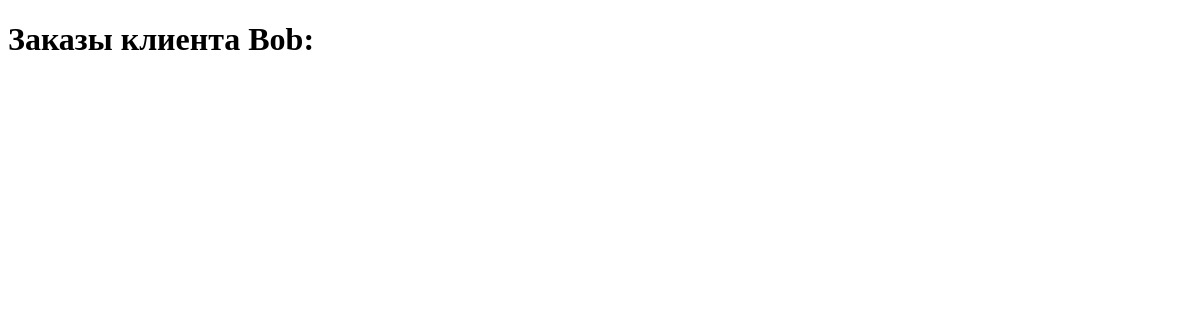
Page /orders/1/ on the earlier database version.
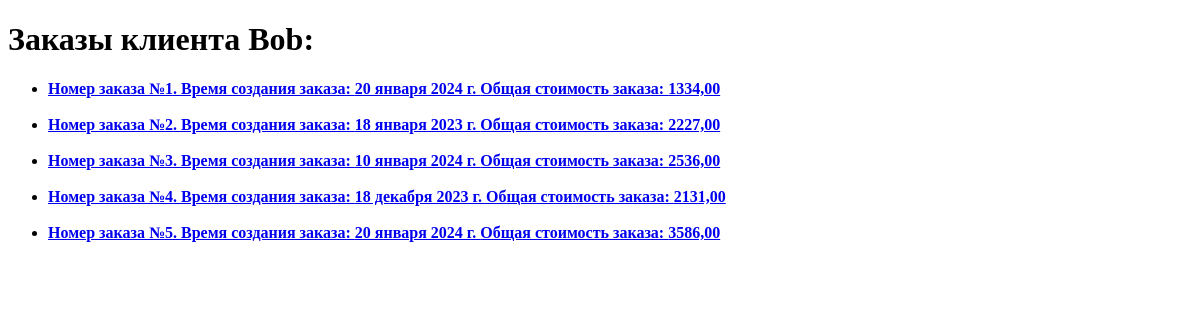
Same page on the later database version.
### app_1/models.py (models this page shows, shortened)
class Client(models.Model):
    name = models.CharField(max_length=100)
    email = models.EmailField(max_length=200)
    phone = models.IntegerField()
    address = models.CharField(max_length=250)
    date = models.DateField(auto_now_add=True)

class Order(models.Model):
    client = models.ForeignKey(Client, on_delete=models.CASCADE, blank=False)
    products = models.ManyToManyField(Product)
    total_price = models.DecimalField(max_digits=8, decimal_places=2, default=0)
    date_created = models.DateField(default=date.today())

### app_1/views.py (the view)
# urls.py: path('orders/<int:client_id>/', all_client_orders, name='all_client_orders'),
def all_client_orders(request, client_id=1):
    client = Client.objects.get(id=client_id)
    orders = Order.objects.filter(client=client)
    context = {'orders': orders, 'client': client}
    return render(request, 'app_1/all_client_orders.html', context=context)

### app_1/templates/app_1/all_client_orders.html (shortened to what this page needs)
{% extends 'app_1/base.html' %}
{% block content %}
<h1>Заказы клиента {{ client.name }}:</h1>
<ul>
{% for order in orders %}
<li><b><a href="{% url 'products_from_order' order.id %}"> Номер заказа №{{ order.id }}. Время создания заказа: {{ order.date_created }}  Общая стоимость заказа: {{ order.total_price }}</a></b><br>
<br>
{% endfor %}
</ul>
{% endblock %}

### app_1/templates/app_1/base.html (shortened to what this page needs)
<!DOCTYPE html>
<html lang="ru">
<head>
</head>
<body>
  {% block content %}
  {% endblock %}
</body>
</html>

Differences in the rows shown:
added Order: id "1", date_created "20 января 2024 г.", total_price "1334,00"
added Order: id "2", date_created "18 января 2023 г.", total_price "2227,00"
added Order: id "3", date_created "10 января 2024 г.", total_price "2536,00"
added Order: id "4", date_created "18 декабря 2023 г.", total_price "2131,00"
added Order: id "5", date_created "20 января 2024 г.", total_price "3586,00"
